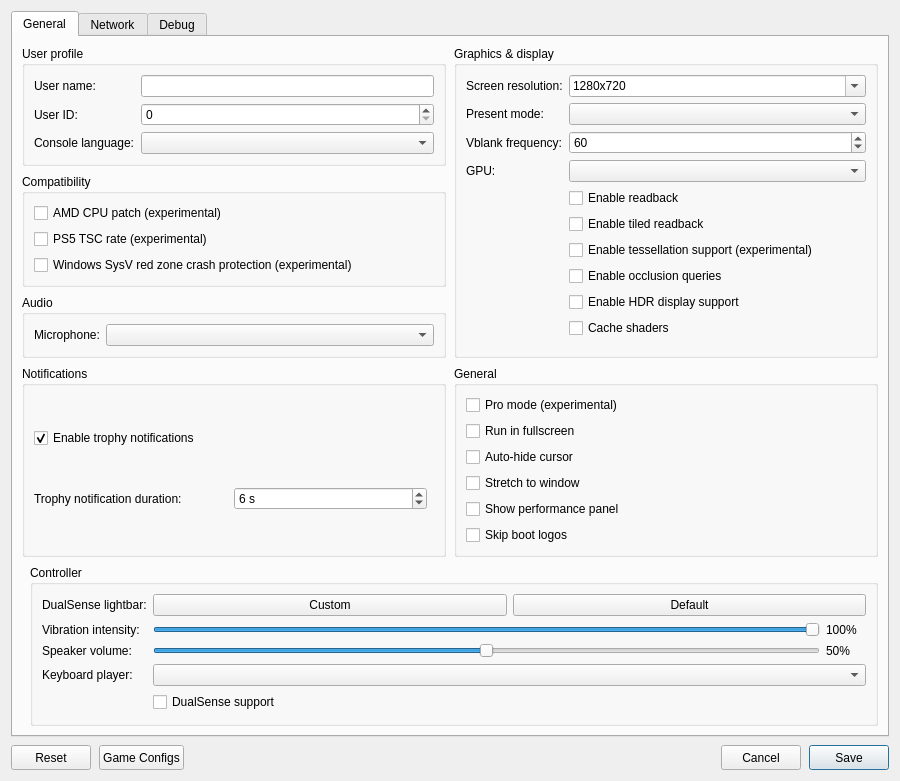
<?xml version="1.0" encoding="UTF-8"?>
<ui version="4.0">
 <class>ConfigurationEditDialog</class>
 <widget class="QDialog" name="ConfigurationEditDialog">
  <property name="geometry">
   <rect>
    <x>0</x>
    <y>0</y>
    <width>900</width>
    <height>620</height>
   </rect>
  </property>
  <property name="windowTitle">
   <string>Settings</string>
  </property>
  <property name="locale">
   <locale language="English" country="UnitedStates"/>
  </property>
  <layout class="QVBoxLayout" name="dialogLayout">
   <property name="spacing"><number>8</number></property>
   <item>
    <widget class="QTabWidget" name="settings_tabs">
     <property name="currentIndex"><number>0</number></property>
     <widget class="QWidget" name="settings_tab">
      <attribute name="title"><string>General</string></attribute>
      <layout class="QGridLayout" name="gridLayout">
       <property name="horizontalSpacing">
        <number>8</number>
       </property>
       <property name="verticalSpacing">
        <number>8</number>
       </property>
       <item row="0" column="0" colspan="2">
        <layout class="QGridLayout" name="sectionsLayout" columnstretch="1,1">
         <property name="horizontalSpacing">
          <number>8</number>
         </property>
         <property name="verticalSpacing">
          <number>8</number>
         </property>
         <item row="0" column="0">
          <widget class="QGroupBox" name="user_profile_group">
           <property name="title">
            <string>User profile</string>
           </property>
           <layout class="QFormLayout" name="userProfileLayout">
            <property name="fieldGrowthPolicy">
             <enum>QFormLayout::AllNonFixedFieldsGrow</enum>
            </property>
            <item row="0" column="0">
             <widget class="QLabel" name="label_user_name">
              <property name="text"><string>User name:</string></property>
             </widget>
            </item>
            <item row="0" column="1">
             <widget class="MandatoryLineEdit" name="lineEdit_user_name">
              <property name="toolTip"><string>Local user name exposed to games</string></property>
              <property name="clearButtonEnabled"><bool>true</bool></property>
             </widget>
            </item>
            <item row="1" column="0">
             <widget class="QLabel" name="label_user_id">
              <property name="text"><string>User ID:</string></property>
             </widget>
            </item>
            <item row="1" column="1">
             <widget class="QSpinBox" name="spinBox_user_id">
              <property name="toolTip"><string>Local user ID exposed to games</string></property>
             </widget>
            </item>
            <item row="2" column="0">
             <widget class="QLabel" name="label_console_language">
              <property name="text"><string>Console language:</string></property>
             </widget>
            </item>
            <item row="2" column="1">
             <widget class="QComboBox" name="comboBox_console_language">
              <property name="toolTip"><string>Language</string></property>
             </widget>
            </item>
           </layout>
          </widget>
         </item>
         <item row="2" column="0">
          <widget class="QGroupBox" name="audio_group">
           <property name="title"><string>Audio</string></property>
           <layout class="QFormLayout" name="audioLayout">
            <property name="fieldGrowthPolicy">
             <enum>QFormLayout::AllNonFixedFieldsGrow</enum>
            </property>
            <item row="0" column="0">
             <widget class="QLabel" name="label_audio_input_device">
              <property name="text"><string>Microphone:</string></property>
             </widget>
            </item>
            <item row="0" column="1">
             <widget class="QComboBox" name="comboBox_audio_input_device"/>
            </item>
           </layout>
          </widget>
         </item>
         <item row="0" column="1" rowspan="3">
          <widget class="QGroupBox" name="graphics_group">
           <property name="title">
            <string>Graphics &amp;&amp; display</string>
           </property>
           <layout class="QFormLayout" name="graphicsLayout">
            <property name="fieldGrowthPolicy">
             <enum>QFormLayout::AllNonFixedFieldsGrow</enum>
            </property>
            <item row="0" column="0">
             <widget class="QLabel" name="label_screen_resolution">
              <property name="text"><string>Screen resolution:</string></property>
             </widget>
            </item>
            <item row="0" column="1">
             <widget class="QComboBox" name="comboBox_screen_resolution">
              <property name="toolTip"><string>Window resolution as WIDTHxHEIGHT; pick a preset or type a custom size. Non-16:9 sizes such as 21:9 show the game with black bars unless Stretch to window is on.</string></property>
              <property name="editable"><bool>true</bool></property>
              <property name="insertPolicy"><enum>QComboBox::NoInsert</enum></property>
              <item><property name="text"><string notr="true">1280x720</string></property></item>
              <item><property name="text"><string notr="true">1920x1080</string></property></item>
              <item><property name="text"><string notr="true">2560x1440</string></property></item>
              <item><property name="text"><string notr="true">3840x2160</string></property></item>
              <item><property name="text"><string notr="true">2560x1080</string></property></item>
              <item><property name="text"><string notr="true">3440x1440</string></property></item>
              <item><property name="text"><string notr="true">3840x1600</string></property></item>
              <item><property name="text"><string notr="true">5120x2160</string></property></item>
             </widget>
            </item>
            <item row="1" column="0">
             <widget class="QLabel" name="label_present_mode">
              <property name="text"><string>Present mode:</string></property>
             </widget>
            </item>
            <item row="1" column="1">
             <widget class="QComboBox" name="comboBox_present_mode">
              <property name="toolTip"><string>Vulkan swapchain presentation mode</string></property>
             </widget>
            </item>
            <item row="2" column="0">
             <widget class="QLabel" name="label_vblank_frequency">
              <property name="text"><string>Vblank frequency:</string></property>
             </widget>
            </item>
            <item row="2" column="1">
             <widget class="QSpinBox" name="spinBox_vblank_frequency">
              <property name="toolTip"><string>Virtual display refresh rate used for frame pacing</string></property>
              <property name="minimum"><number>30</number></property>
              <property name="maximum"><number>360</number></property>
              <property name="value"><number>60</number></property>
             </widget>
            </item>
            <!--
            <item row="3" column="0">
             <widget class="QLabel" name="label_shader_optimization">
              <property name="text"><string>Shader optimization:</string></property>
             </widget>
            </item>
            <item row="3" column="1">
             <widget class="QComboBox" name="comboBox_shader_optimization_type">
              <property name="toolTip"><string>Optimize shaders for code size or performance</string></property>
             </widget>
            </item>
            -->
            <item row="4" column="0">
             <widget class="QLabel" name="label_gpu">
              <property name="text"><string>GPU:</string></property>
             </widget>
            </item>
            <item row="4" column="1">
             <widget class="QComboBox" name="comboBox_gpu">
              <property name="toolTip"><string>Graphics device used by the emulator</string></property>
             </widget>
            </item>
            <item row="5" column="1">
             <widget class="QCheckBox" name="checkBox_readback">
              <property name="toolTip"><string>Read back writable linear images</string></property>
              <property name="text"><string>Enable readback</string></property>
             </widget>
            </item>
            <item row="6" column="1">
             <widget class="QCheckBox" name="checkBox_readback_tiled">
              <property name="toolTip"><string>Read back small writable tiled images</string></property>
              <property name="text"><string>Enable tiled readback</string></property>
             </widget>
            </item>
            <item row="7" column="1">
             <widget class="QCheckBox" name="checkBox_tessellation">
              <property name="toolTip"><string>Draw tessellated geometry. Disabled by default; unsupported tessellation may cause crashes.</string></property>
              <property name="text"><string>Enable tessellation support (experimental)</string></property>
             </widget>
            </item>
            <item row="8" column="1">
             <widget class="QCheckBox" name="checkBox_occlusion_queries">
              <property name="toolTip"><string>Count the samples of occlusion queries on the GPU, so hidden lights and objects stay hidden. Costs some performance.</string></property>
              <property name="text"><string>Enable occlusion queries</string></property>
             </widget>
            </item>
            <item row="9" column="1">
             <widget class="QCheckBox" name="checkBox_hdr">
              <property name="toolTip"><string>Enable HDR10 output for supported games. Requires HDR enabled on the host display.</string></property>
              <property name="text"><string>Enable HDR display support</string></property>
             </widget>
            </item>
            <item row="10" column="1">
             <widget class="QCheckBox" name="checkBox_shader_cache">
              <property name="toolTip"><string>Save compiled shaders and pipelines per game and load them at startup.</string></property>
              <property name="text"><string>Cache shaders</string></property>
             </widget>
            </item>
           </layout>
          </widget>
         </item>
         <item row="3" column="0">
          <widget class="QGroupBox" name="notifications_group">
           <property name="title"><string>Notifications</string></property>
           <layout class="QVBoxLayout" name="notificationsLayout">
            <item>
             <widget class="QCheckBox" name="checkBox_trophy_notifications">
              <property name="toolTip"><string>Show trophy unlock notifications and play their sound.
    To use your own sound, replace the emulator's assets/sounds/trophy-unlock.wav with a WAV file and restart the game.</string></property>
              <property name="text"><string>Enable trophy notifications</string></property>
              <property name="checked"><bool>true</bool></property>
             </widget>
            </item>
            <item>
             <layout class="QHBoxLayout" name="trophyDurationLayout">
              <item>
               <widget class="QLabel" name="label_trophy_duration">
                <property name="text"><string>Trophy notification duration:</string></property>
               </widget>
              </item>
              <item>
               <widget class="QSpinBox" name="spinBox_trophy_duration">
                <property name="toolTip"><string>How long each trophy unlock notification stays on screen.</string></property>
                <property name="suffix"><string> s</string></property>
                <property name="minimum"><number>5</number></property>
                <property name="maximum"><number>10</number></property>
                <property name="value"><number>6</number></property>
               </widget>
              </item>
              <item>
               <spacer name="trophyDurationSpacer">
                <property name="orientation"><enum>Qt::Horizontal</enum></property>
               </spacer>
              </item>
             </layout>
            </item>
           </layout>
          </widget>
         </item>
         <item row="3" column="1">
          <widget class="QGroupBox" name="general_group">
           <property name="title"><string>General</string></property>
           <layout class="QVBoxLayout" name="generalLayout">
            <item>
             <widget class="QCheckBox" name="checkBox_pro">
              <property name="toolTip"><string>Tell the game it runs on a PS5 Pro (KYTY_TRINITY_MODE).</string></property>
              <property name="text"><string>Pro mode (experimental)</string></property>
             </widget>
            </item>
            <item>
             <widget class="QCheckBox" name="checkBox_fullscreen">
              <property name="toolTip"><string>Run in borderless desktop fullscreen</string></property>
              <property name="text"><string>Run in fullscreen</string></property>
             </widget>
            </item>
            <item>
             <widget class="QCheckBox" name="checkBox_hide_cursor">
              <property name="toolTip"><string>Hide the host cursor after 2 seconds without mouse activity</string></property>
              <property name="text"><string>Auto-hide cursor</string></property>
             </widget>
            </item>
            <item>
             <widget class="QCheckBox" name="checkBox_stretch">
              <property name="toolTip"><string>Stretch the game image to fill the window instead of keeping its aspect ratio with black bars</string></property>
              <property name="text"><string>Stretch to window</string></property>
             </widget>
            </item>
            <item>
             <widget class="QCheckBox" name="checkBox_perf_overlay">
              <property name="toolTip"><string>Show FPS, frame times, CPU/GPU usage, RAM and memory pressure in the game window. Press F2 (Cmd+P on macOS) to toggle it, and add Shift for the detailed view.</string></property>
              <property name="text"><string>Show performance panel</string></property>
             </widget>
            </item>
            <item>
             <widget class="QCheckBox" name="checkBox_skip_notice_screen">
              <property name="toolTip"><string>Skip startup logos and notices in supported games.</string></property>
              <property name="text"><string>Skip boot logos</string></property>
             </widget>
            </item>
           </layout>
          </widget>
         </item>
         <item row="1" column="0">
          <widget class="QGroupBox" name="compatibility_group">
           <property name="title">
            <string>Compatibility</string>
           </property>
           <layout class="QVBoxLayout" name="compatibilityLayout">
            <item>
             <widget class="QCheckBox" name="checkBox_amd_cpu">
              <property name="toolTip"><string>Patch CPU instructions that differ between AMD and the host CPU.</string></property>
              <property name="text"><string>AMD CPU patch (experimental)</string></property>
             </widget>
            </item>
            <item>
             <widget class="QCheckBox" name="checkBox_guest_tsc">
              <property name="toolTip"><string>Run the CPU time stamp counter (TSC) at the PS5's 1.6 GHz instead of the host rate. Fixes games that run too fast.</string></property>
              <property name="text"><string>PS5 TSC rate (experimental)</string></property>
             </widget>
            </item>
            <item>
             <widget class="QCheckBox" name="checkBox_red_zone_protection">
              <property name="toolTip"><string>Helps prevent crashes in some games on Windows</string></property>
              <property name="text"><string>Windows SysV red zone crash protection (experimental)</string></property>
             </widget>
            </item>
           </layout>
          </widget>
         </item>
        </layout>
       </item>
       <item row="1" column="1">
        <widget class="QGroupBox" name="controller_group">
         <property name="title"><string>Controller</string></property>
         <layout class="QFormLayout" name="controllerLayout">
          <property name="fieldGrowthPolicy"><enum>QFormLayout::AllNonFixedFieldsGrow</enum></property>
          <item row="0" column="0">
           <widget class="QLabel" name="label_controller_color">
            <property name="text"><string>DualSense lightbar:</string></property>
           </widget>
          </item>
          <item row="0" column="1">
           <layout class="QHBoxLayout" name="controllerColorLayout">
            <item>
             <widget class="QPushButton" name="button_controller_color">
              <property name="toolTip"><string>Choose and preview a fixed LED color. Bluetooth DualSense may take several seconds to update.</string></property>
              <property name="text"><string>Custom</string></property>
             </widget>
            </item>
            <item>
             <widget class="QPushButton" name="button_controller_color_reset">
              <property name="toolTip"><string>Let the game control the lightbar</string></property>
              <property name="text"><string>Default</string></property>
             </widget>
            </item>
           </layout>
          </item>
          <item row="1" column="0">
           <widget class="QLabel" name="label_controller_vibration">
            <property name="text"><string>Vibration intensity:</string></property>
           </widget>
          </item>
          <item row="1" column="1">
           <layout class="QHBoxLayout" name="controllerVibrationLayout">
            <item>
             <widget class="QSlider" name="slider_controller_vibration">
              <property name="toolTip"><string>Scale DualSense vibration over USB and Bluetooth</string></property>
              <property name="maximum"><number>100</number></property>
              <property name="value"><number>100</number></property>
              <property name="orientation"><enum>Qt::Horizontal</enum></property>
             </widget>
            </item>
            <item>
             <widget class="QLabel" name="label_controller_vibration_value">
              <property name="minimumSize"><size><width>40</width><height>0</height></size></property>
              <property name="text"><string>100%</string></property>
             </widget>
            </item>
           </layout>
          </item>
          <item row="2" column="0">
           <widget class="QLabel" name="label_controller_volume">
            <property name="text"><string>Speaker volume:</string></property>
           </widget>
          </item>
          <item row="2" column="1">
           <layout class="QHBoxLayout" name="controllerVolumeLayout">
            <item>
             <widget class="QSlider" name="slider_controller_volume">
              <property name="toolTip"><string>Scale the DualSense speaker over USB and Bluetooth. 50% is the previous default; 100% adds 6 dB of gain.</string></property>
              <property name="maximum"><number>100</number></property>
              <property name="value"><number>50</number></property>
              <property name="orientation"><enum>Qt::Horizontal</enum></property>
             </widget>
            </item>
            <item>
             <widget class="QLabel" name="label_controller_volume_value">
              <property name="minimumSize"><size><width>40</width><height>0</height></size></property>
              <property name="text"><string>50%</string></property>
             </widget>
            </item>
           </layout>
          </item>
          <item row="3" column="0">
           <widget class="QLabel" name="label_keyboard_player">
            <property name="text"><string>Keyboard player:</string></property>
           </widget>
          </item>
          <item row="3" column="1">
           <widget class="QComboBox" name="comboBox_keyboard_player">
            <property name="toolTip"><string>Gamepads fill the remaining players in connection order. Every player uses the same input mapping.</string></property>
           </widget>
          </item>
          <item row="4" column="1">
           <widget class="QCheckBox" name="checkBox_dualsense_support">
            <property name="toolTip"><string>Vibration, adaptive triggers and the controller speaker on the DualSense</string></property>
            <property name="text"><string>DualSense support</string></property>
           </widget>
          </item>
         </layout>
        </widget>
       </item>
      </layout>
     </widget>
     <widget class="QWidget" name="network_tab">
      <attribute name="title"><string>Network</string></attribute>
      <layout class="QVBoxLayout" name="networkTabLayout">
       <item>
        <widget class="QCheckBox" name="checkBox_network_connected">
         <property name="toolTip"><string>Let games use your computer's local network connection.</string></property>
         <property name="text"><string>Enable network connection</string></property>
        </widget>
       </item>
       <item>
        <widget class="QCheckBox" name="checkBox_psn_emulation">
         <property name="text"><string>Emulate PSN (compatibility)</string></property>
        </widget>
       </item>
       <item>
        <spacer name="networkSpacer">
         <property name="orientation"><enum>Qt::Vertical</enum></property>
         <property name="sizeHint" stdset="0"><size><width>20</width><height>40</height></size></property>
        </spacer>
       </item>
      </layout>
     </widget>
     <widget class="QWidget" name="debug_tab">
      <attribute name="title"><string>Debug</string></attribute>
      <layout class="QVBoxLayout" name="debugTabLayout">
       <item>
        <widget class="QGroupBox" name="debug_group">
         <property name="title">
          <string>Debugging &amp;&amp; logs</string>
         </property>
         <layout class="QGridLayout" name="debugLayout" columnstretch="0,1,0,1">
          <property name="horizontalSpacing"><number>8</number></property>
          <property name="verticalSpacing"><number>6</number></property>
          <item row="0" column="0" colspan="2">
           <widget class="QCheckBox" name="checkBox_vulkan_validation">
            <property name="toolTip"><string>Enable Vulkan validation layers</string></property>
            <property name="text"><string>Vulkan validation</string></property>
            <property name="checked"><bool>true</bool></property>
           </widget>
          </item>
          <item row="0" column="2" colspan="2">
           <widget class="QCheckBox" name="checkBox_shader_validation">
            <property name="toolTip"><string>Validate SPIR-V binary</string></property>
            <property name="text"><string>Shader validation</string></property>
            <property name="checked"><bool>true</bool></property>
           </widget>
          </item>
          <item row="1" column="0" colspan="2">
           <widget class="QCheckBox" name="checkBox_renderdoc_capture">
            <property name="toolTip"><string>Enable RenderDoc capture</string></property>
            <property name="text"><string>RenderDoc capture</string></property>
           </widget>
          </item>
          <item row="1" column="2" colspan="2">
           <widget class="QCheckBox" name="checkBox_cmd_dump">
            <property name="toolTip"><string>Dump command buffers</string></property>
            <property name="text"><string>Command buffer dump</string></property>
           </widget>
          </item>
          <item row="2" column="0">
           <widget class="QLabel" name="label_shader_log_direction">
            <property name="text"><string>Shader logging:</string></property>
           </widget>
          </item>
          <item row="2" column="1">
           <widget class="QComboBox" name="comboBox_shader_log_direction">
            <property name="toolTip"><string>Dump shaders to file or console window. If enabled may decrease emulator performance</string></property>
           </widget>
          </item>
          <item row="2" column="2">
           <widget class="QLabel" name="label_shader_log_folder">
            <property name="text"><string>Shader log folder:</string></property>
           </widget>
          </item>
          <item row="2" column="3">
           <widget class="MandatoryLineEdit" name="lineEdit_shader_log_folder">
            <property name="toolTip"><string>Specify directory to dump shaders</string></property>
            <property name="clearButtonEnabled"><bool>true</bool></property>
           </widget>
          </item>
          <item row="3" column="0">
           <widget class="QLabel" name="label_printf_direction">
            <property name="text"><string>Printf output:</string></property>
           </widget>
          </item>
          <item row="3" column="1">
           <widget class="QComboBox" name="comboBox_printf_direction">
            <property name="toolTip"><string>Print logs to file or console window. If enabled may decrease emulator performance</string></property>
           </widget>
          </item>
          <item row="3" column="2">
           <widget class="QLabel" name="label_printf_file">
            <property name="text"><string>Printf output file:</string></property>
           </widget>
          </item>
          <item row="3" column="3">
           <widget class="MandatoryLineEdit" name="lineEdit_printf_file">
            <property name="toolTip"><string>Specify file to dump logs</string></property>
            <property name="clearButtonEnabled"><bool>true</bool></property>
           </widget>
          </item>
          <item row="4" column="0">
           <widget class="QCheckBox" name="checkBox_profiler">
            <property name="toolTip"><string>Enable the Tracy profiler. Profiling may decrease emulator performance</string></property>
            <property name="text"><string>Tracy profiler</string></property>
           </widget>
          </item>
          <item row="4" column="2">
           <widget class="QLabel" name="label_cmd_dump_folder">
            <property name="text"><string>Command buffer folder:</string></property>
           </widget>
          </item>
          <item row="4" column="3">
           <widget class="MandatoryLineEdit" name="lineEdit_cmd_dump_folder">
            <property name="toolTip"><string>Specify directory to dump command buffers</string></property>
            <property name="clearButtonEnabled"><bool>true</bool></property>
           </widget>
          </item>
         </layout>
        </widget>
       </item>
       <item>
        <widget class="QGroupBox" name="rendering_compatibility_group">
         <property name="title"><string>Rendering compatibility</string></property>
         <layout class="QVBoxLayout" name="renderingCompatibilityLayout">
          <item>
           <widget class="QLabel" name="label_rendering_compatibility">
            <property name="text"><string>These settings may help with rendering bugs at a slight performance cost.</string></property>
            <property name="wordWrap"><bool>true</bool></property>
           </widget>
          </item>
          <item>
           <widget class="QCheckBox" name="checkBox_sync_raw_image_buffers">
            <property name="toolTip"><string>Can fix missing textures and incorrect transparency (Resident Evil 2).</string></property>
            <property name="text"><string>Accurate texture synchronization</string></property>
           </widget>
          </item>
         </layout>
        </widget>
       </item>
       <item>
        <spacer name="debugSpacer">
         <property name="orientation"><enum>Qt::Vertical</enum></property>
         <property name="sizeHint" stdset="0"><size><width>20</width><height>40</height></size></property>
        </spacer>
       </item>
      </layout>
     </widget>
    </widget>
   </item>
   <item>
    <layout class="QHBoxLayout" name="buttonLayout">
     <item>
     <widget class="QPushButton" name="clear_button">
       <property name="minimumSize"><size><width>80</width><height>25</height></size></property>
       <property name="text"><string>Reset</string></property>
       <property name="toolTip"><string>Restore default settings</string></property>
      </widget>
     </item>
     <item>
      <widget class="QPushButton" name="settings_button">
       <property name="minimumSize"><size><width>80</width><height>25</height></size></property>
       <property name="text"><string>Game Configs</string></property>
       <property name="toolTip"><string>Import or export game configs</string></property>
      </widget>
     </item>
     <item>
      <spacer name="buttonSpacer">
       <property name="orientation"><enum>Qt::Horizontal</enum></property>
       <property name="sizeHint" stdset="0"><size><width>40</width><height>20</height></size></property>
      </spacer>
     </item>
     <item>
      <widget class="QPushButton" name="cancel_button">
       <property name="minimumSize"><size><width>80</width><height>25</height></size></property>
       <property name="text"><string>Cancel</string></property>
      </widget>
     </item>
     <item>
      <widget class="QPushButton" name="ok_button">
       <property name="minimumSize"><size><width>80</width><height>25</height></size></property>
       <property name="text"><string>Save</string></property>
       <property name="default"><bool>true</bool></property>
      </widget>
     </item>
    </layout>
   </item>
  </layout>
 </widget>
 <customwidgets>
  <customwidget>
   <class>MandatoryLineEdit</class>
   <extends>QLineEdit</extends>
   <header>mandatoryLineEdit.h</header>
  </customwidget>
 </customwidgets>
 <resources/>
</ui>
